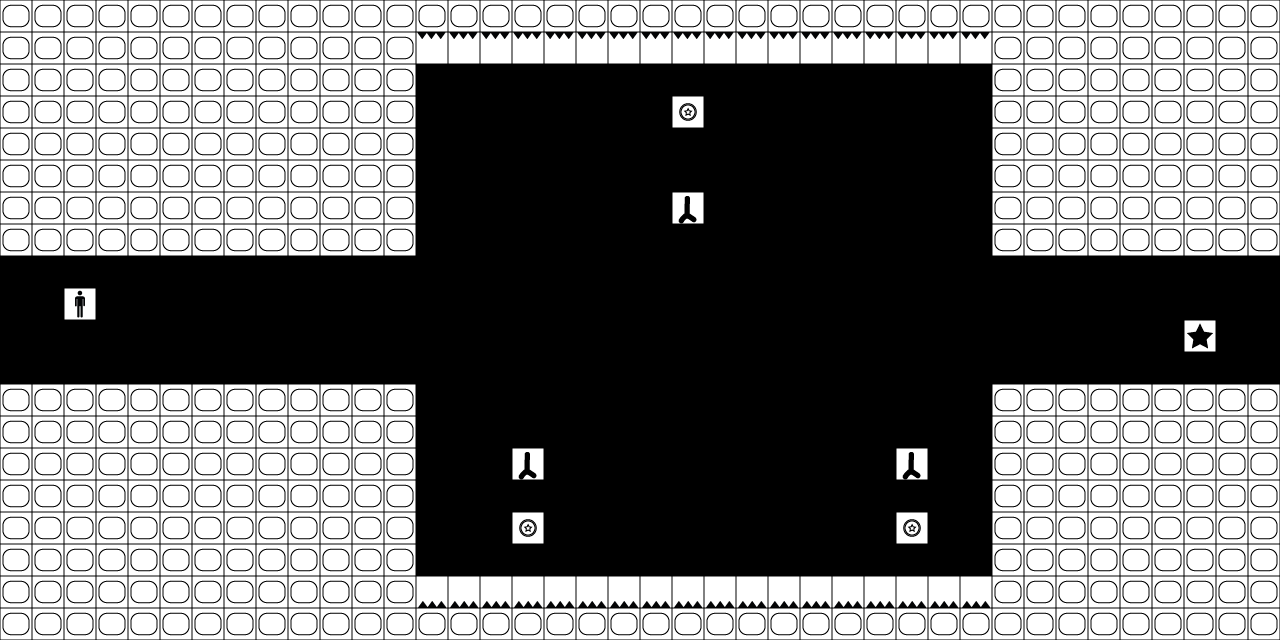

Rendered tile map (Tiled .tmx) drawn with the repository's tilesets; below, a short description and the full map source, tile grids included:
An orthogonal 40x20 tile map with 32x32 px tiles, 1 tile layer (Camada de Tiles 1).

<map version="1.0" tiledversion="1.0.2" orientation="orthogonal" renderorder="right-down" width="40" height="20" tilewidth="32" tileheight="32" nextobjectid="1">
 <tileset firstgid="1" source="TilesLegenda.tsx" />
 <layer name="Camada de Tiles 1" width="40" height="20">
  <data encoding="csv">
6,6,6,6,6,6,6,6,6,6,6,6,6,6,6,6,6,6,6,6,6,6,6,6,6,6,6,6,6,6,6,6,6,6,6,6,6,6,6,6,
6,6,6,6,6,6,6,6,6,6,6,6,6,2,2,2,2,2,2,2,2,2,2,2,2,2,2,2,2,2,2,6,6,6,6,6,6,6,6,6,
6,6,6,6,6,6,6,6,6,6,6,6,6,0,0,0,0,0,0,0,0,0,0,0,0,0,0,0,0,0,0,6,6,6,6,6,6,6,6,6,
6,6,6,6,6,6,6,6,6,6,6,6,6,0,0,0,0,0,0,0,0,5,0,0,0,0,0,0,0,0,0,6,6,6,6,6,6,6,6,6,
6,6,6,6,6,6,6,6,6,6,6,6,6,0,0,0,0,0,0,0,0,0,0,0,0,0,0,0,0,0,0,6,6,6,6,6,6,6,6,6,
6,6,6,6,6,6,6,6,6,6,6,6,6,0,0,0,0,0,0,0,0,0,0,0,0,0,0,0,0,0,0,6,6,6,6,6,6,6,6,6,
6,6,6,6,6,6,6,6,6,6,6,6,6,0,0,0,0,0,0,0,0,15,0,0,0,0,0,0,0,0,0,6,6,6,6,6,6,6,6,6,
6,6,6,6,6,6,6,6,6,6,6,6,6,0,0,0,0,0,0,0,0,0,0,0,0,0,0,0,0,0,0,6,6,6,6,6,6,6,6,6,
0,0,0,0,0,0,0,0,0,0,0,0,0,0,0,0,0,0,0,0,0,0,0,0,0,0,0,0,0,0,0,0,0,0,0,0,0,0,0,0,
0,0,3,0,0,0,0,0,0,0,0,0,0,0,0,0,0,0,0,0,0,0,0,0,0,0,0,0,0,0,0,0,0,0,0,0,0,0,0,0,
0,0,0,0,0,0,0,0,0,0,0,0,0,0,0,0,0,0,0,0,0,0,0,0,0,0,0,0,0,0,0,0,0,0,0,0,0,9,0,0,
0,0,0,0,0,0,0,0,0,0,0,0,0,0,0,0,0,0,0,0,0,0,0,0,0,0,0,0,0,0,0,0,0,0,0,0,0,0,0,0,
6,6,6,6,6,6,6,6,6,6,6,6,6,0,0,0,0,0,0,0,0,0,0,0,0,0,0,0,0,0,0,6,6,6,6,6,6,6,6,6,
6,6,6,6,6,6,6,6,6,6,6,6,6,0,0,0,0,0,0,0,0,0,0,0,0,0,0,0,0,0,0,6,6,6,6,6,6,6,6,6,
6,6,6,6,6,6,6,6,6,6,6,6,6,0,0,0,15,0,0,0,0,0,0,0,0,0,0,0,15,0,0,6,6,6,6,6,6,6,6,6,
6,6,6,6,6,6,6,6,6,6,6,6,6,0,0,0,0,0,0,0,0,0,0,0,0,0,0,0,0,0,0,6,6,6,6,6,6,6,6,6,
6,6,6,6,6,6,6,6,6,6,6,6,6,0,0,0,5,0,0,0,0,0,0,0,0,0,0,0,5,0,0,6,6,6,6,6,6,6,6,6,
6,6,6,6,6,6,6,6,6,6,6,6,6,0,0,0,0,0,0,0,0,0,0,0,0,0,0,0,0,0,0,6,6,6,6,6,6,6,6,6,
6,6,6,6,6,6,6,6,6,6,6,6,6,1,1,1,1,1,1,1,1,1,1,1,1,1,1,1,1,1,1,6,6,6,6,6,6,6,6,6,
6,6,6,6,6,6,6,6,6,6,6,6,6,6,6,6,6,6,6,6,6,6,6,6,6,6,6,6,6,6,6,6,6,6,6,6,6,6,6,6
</data>
 </layer>
</map>
